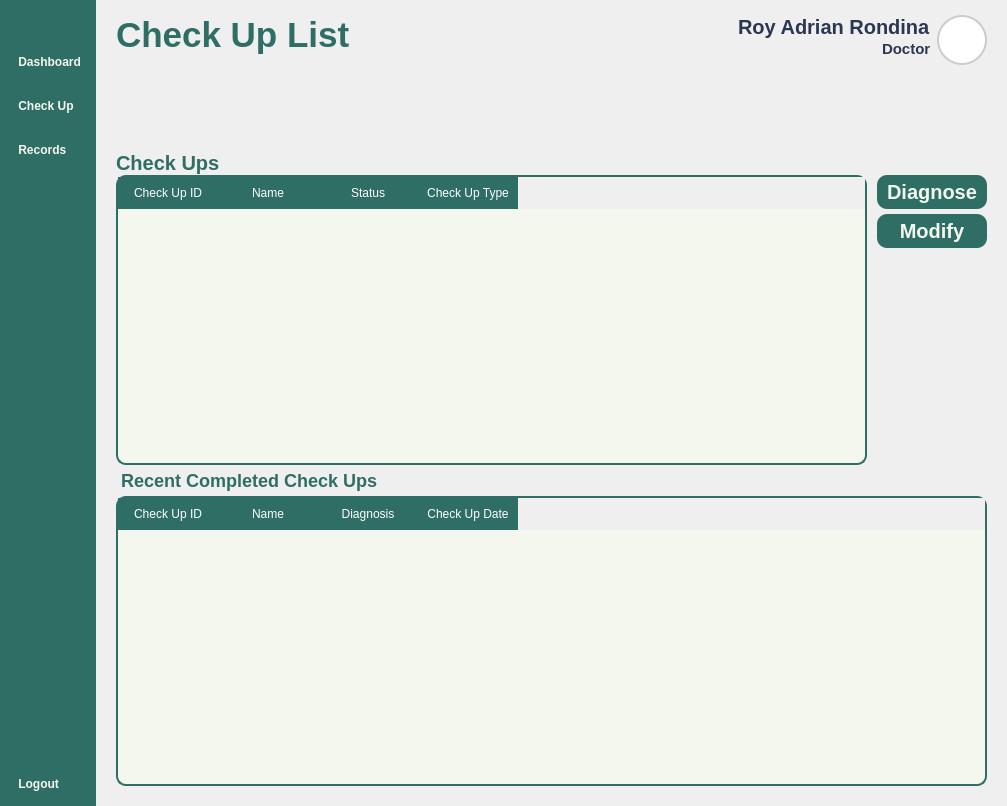
<?xml version="1.0" encoding="UTF-8"?>
<ui version="4.0">
 <class>Form</class>
 <widget class="QWidget" name="Form">
  <property name="geometry">
   <rect>
    <x>0</x>
    <y>0</y>
    <width>1007</width>
    <height>806</height>
   </rect>
  </property>
  <property name="windowTitle">
   <string>Form</string>
  </property>
  <property name="styleSheet">
   <string notr="true">*{
	padding: 0px;
	margin: 0px;
	border: 0px;
}
QPushButton {
	font: 900 17pt &quot;Satoshi Black&quot;;
	background-color: transparent;
 	border-radius: 10px;
	font-weight: bold;
	color: #F4F7ED;
	text-align: left;
	padding: 5px 5px;
}
#NavBar {
    background-color: #2E6E65; 
}
QLabel {
	font: 900 10pt &quot;Satoshi Black&quot;;
	font-size: 20px;
	font-weight: bold;
	color: #2E6E65;
	qproperty-alignment: 'AlignLeft';
    qproperty-wordWrap: true;
	background: transparent;
}

</string>
  </property>
  <layout class="QHBoxLayout" name="horizontalLayout">
   <property name="spacing">
    <number>0</number>
   </property>
   <property name="leftMargin">
    <number>0</number>
   </property>
   <property name="topMargin">
    <number>0</number>
   </property>
   <property name="rightMargin">
    <number>0</number>
   </property>
   <property name="bottomMargin">
    <number>0</number>
   </property>
   <item>
    <widget class="QWidget" name="NavBar" native="true">
     <property name="sizePolicy">
      <sizepolicy hsizetype="Preferred" vsizetype="Expanding">
       <horstretch>0</horstretch>
       <verstretch>0</verstretch>
      </sizepolicy>
     </property>
     <layout class="QVBoxLayout" name="verticalLayout">
      <property name="spacing">
       <number>6</number>
      </property>
      <property name="leftMargin">
       <number>10</number>
      </property>
      <property name="topMargin">
       <number>10</number>
      </property>
      <property name="rightMargin">
       <number>10</number>
      </property>
      <property name="bottomMargin">
       <number>10</number>
      </property>
      <item>
       <widget class="QPushButton" name="DashBoardButton">
        <property name="text">
         <string/>
        </property>
        <property name="icon">
         <iconset resource="../Images/resources.qrc">
          <normaloff>:/icons/icons/align-justify.svg</normaloff>:/icons/icons/align-justify.svg</iconset>
        </property>
        <property name="iconSize">
         <size>
          <width>40</width>
          <height>40</height>
         </size>
        </property>
       </widget>
      </item>
      <item>
       <spacer name="verticalSpacer">
        <property name="orientation">
         <enum>Qt::Vertical</enum>
        </property>
        <property name="sizeType">
         <enum>QSizePolicy::Fixed</enum>
        </property>
        <property name="sizeHint" stdset="0">
         <size>
          <width>20</width>
          <height>10</height>
         </size>
        </property>
       </spacer>
      </item>
      <item>
       <layout class="QVBoxLayout" name="MainButtons">
        <property name="spacing">
         <number>20</number>
        </property>
        <property name="sizeConstraint">
         <enum>QLayout::SetNoConstraint</enum>
        </property>
        <item>
         <widget class="QPushButton" name="DashboardButton">
          <property name="text">
           <string> Dashboard</string>
          </property>
          <property name="icon">
           <iconset resource="../Images/resources.qrc">
            <normaloff>:/icons/icons/layout-dashboard.svg</normaloff>:/icons/icons/layout-dashboard.svg</iconset>
          </property>
          <property name="iconSize">
           <size>
            <width>40</width>
            <height>40</height>
           </size>
          </property>
         </widget>
        </item>
        <item>
         <widget class="QPushButton" name="CheckUpButton">
          <property name="styleSheet">
           <string notr="true">QPushButton{
	font: 900 20pt &quot;Satoshi Black&quot;;	
}
</string>
          </property>
          <property name="text">
           <string> Check Up</string>
          </property>
          <property name="icon">
           <iconset resource="../Images/resources.qrc">
            <normaloff>:/icons/icons/square-pen.svg</normaloff>:/icons/icons/square-pen.svg</iconset>
          </property>
          <property name="iconSize">
           <size>
            <width>40</width>
            <height>40</height>
           </size>
          </property>
         </widget>
        </item>
        <item>
         <widget class="QPushButton" name="RecordsButton">
          <property name="styleSheet">
           <string notr="true"/>
          </property>
          <property name="text">
           <string> Records</string>
          </property>
          <property name="icon">
           <iconset resource="../Images/resources.qrc">
            <normaloff>:/icons/icons/file-text.svg</normaloff>:/icons/icons/file-text.svg</iconset>
          </property>
          <property name="iconSize">
           <size>
            <width>40</width>
            <height>40</height>
           </size>
          </property>
         </widget>
        </item>
       </layout>
      </item>
      <item>
       <spacer name="verticalSpacer_2">
        <property name="orientation">
         <enum>Qt::Vertical</enum>
        </property>
        <property name="sizeType">
         <enum>QSizePolicy::Expanding</enum>
        </property>
        <property name="sizeHint" stdset="0">
         <size>
          <width>20</width>
          <height>40</height>
         </size>
        </property>
       </spacer>
      </item>
      <item>
       <layout class="QVBoxLayout" name="verticalLayout_2">
        <property name="sizeConstraint">
         <enum>QLayout::SetNoConstraint</enum>
        </property>
        <item>
         <widget class="QPushButton" name="pushButton_4">
          <property name="text">
           <string> Logout</string>
          </property>
          <property name="icon">
           <iconset resource="../Images/resources.qrc">
            <normaloff>:/icons/icons/log-out.svg</normaloff>:/icons/icons/log-out.svg</iconset>
          </property>
          <property name="iconSize">
           <size>
            <width>40</width>
            <height>40</height>
           </size>
          </property>
         </widget>
        </item>
       </layout>
      </item>
     </layout>
    </widget>
   </item>
   <item>
    <widget class="QFrame" name="MainBodyContainer">
     <property name="sizePolicy">
      <sizepolicy hsizetype="Expanding" vsizetype="Preferred">
       <horstretch>0</horstretch>
       <verstretch>0</verstretch>
      </sizepolicy>
     </property>
     <property name="styleSheet">
      <string notr="true">#Header {
	padding: 10px 20px;
padding-top: 15px;
}
QLabel {
    padding: 0px; 
}
#UserType {
	font: 300 10pt &quot;Lexend Light&quot;;
	font-size: 15px;
	color: #2B3752;
}
#UserName {
	font: 600 10pt &quot;Lexend SemiBold&quot;;
	font-size: 20px;
	color: #2B3752;
}
#InterfaceTitle{
	font-size: 35px;
}
QGraphicsView {
    border: 2px solid #ccc; 
    border-radius: 25px;
    background: white; 
}
</string>
     </property>
     <property name="frameShape">
      <enum>QFrame::StyledPanel</enum>
     </property>
     <property name="frameShadow">
      <enum>QFrame::Raised</enum>
     </property>
     <layout class="QVBoxLayout" name="verticalLayout_3">
      <property name="leftMargin">
       <number>0</number>
      </property>
      <property name="topMargin">
       <number>0</number>
      </property>
      <property name="rightMargin">
       <number>0</number>
      </property>
      <property name="bottomMargin">
       <number>0</number>
      </property>
      <item>
       <widget class="QFrame" name="Header">
        <property name="frameShape">
         <enum>QFrame::StyledPanel</enum>
        </property>
        <property name="frameShadow">
         <enum>QFrame::Raised</enum>
        </property>
        <layout class="QHBoxLayout" name="horizontalLayout_2">
         <property name="leftMargin">
          <number>0</number>
         </property>
         <property name="topMargin">
          <number>0</number>
         </property>
         <property name="rightMargin">
          <number>0</number>
         </property>
         <property name="bottomMargin">
          <number>0</number>
         </property>
         <item>
          <widget class="QLabel" name="InterfaceTitle">
           <property name="layoutDirection">
            <enum>Qt::LeftToRight</enum>
           </property>
           <property name="text">
            <string>Check Up List</string>
           </property>
           <property name="alignment">
            <set>Qt::AlignLeading</set>
           </property>
          </widget>
         </item>
         <item>
          <layout class="QHBoxLayout" name="UserPanel">
           <property name="rightMargin">
            <number>0</number>
           </property>
           <item>
            <layout class="QVBoxLayout" name="UserInfo">
             <property name="spacing">
              <number>0</number>
             </property>
             <item alignment="Qt::AlignRight">
              <widget class="QLabel" name="UserName">
               <property name="text">
                <string>Roy Adrian Rondina</string>
               </property>
               <property name="alignment">
                <set>Qt::AlignLeading</set>
               </property>
              </widget>
             </item>
             <item alignment="Qt::AlignRight">
              <widget class="QLabel" name="UserType">
               <property name="text">
                <string>Doctor</string>
               </property>
               <property name="alignment">
                <set>Qt::AlignLeading</set>
               </property>
              </widget>
             </item>
            </layout>
           </item>
           <item>
            <widget class="QFrame" name="Profile">
             <property name="sizePolicy">
              <sizepolicy hsizetype="Fixed" vsizetype="Fixed">
               <horstretch>0</horstretch>
               <verstretch>0</verstretch>
              </sizepolicy>
             </property>
             <property name="minimumSize">
              <size>
               <width>50</width>
               <height>50</height>
              </size>
             </property>
             <property name="maximumSize">
              <size>
               <width>50</width>
               <height>50</height>
              </size>
             </property>
             <property name="frameShape">
              <enum>QFrame::StyledPanel</enum>
             </property>
             <property name="frameShadow">
              <enum>QFrame::Raised</enum>
             </property>
             <layout class="QVBoxLayout" name="verticalLayout_4">
              <property name="spacing">
               <number>0</number>
              </property>
              <property name="leftMargin">
               <number>0</number>
              </property>
              <property name="topMargin">
               <number>0</number>
              </property>
              <property name="rightMargin">
               <number>0</number>
              </property>
              <property name="bottomMargin">
               <number>0</number>
              </property>
              <item>
               <widget class="QGraphicsView" name="ProfilePic">
                <property name="enabled">
                 <bool>true</bool>
                </property>
                <property name="sizePolicy">
                 <sizepolicy hsizetype="Preferred" vsizetype="Preferred">
                  <horstretch>0</horstretch>
                  <verstretch>0</verstretch>
                 </sizepolicy>
                </property>
                <property name="minimumSize">
                 <size>
                  <width>0</width>
                  <height>0</height>
                 </size>
                </property>
               </widget>
              </item>
             </layout>
            </widget>
           </item>
          </layout>
         </item>
        </layout>
       </widget>
      </item>
      <item>
       <widget class="QFrame" name="MainBody">
        <property name="sizePolicy">
         <sizepolicy hsizetype="Preferred" vsizetype="Expanding">
          <horstretch>0</horstretch>
          <verstretch>0</verstretch>
         </sizepolicy>
        </property>
        <property name="styleSheet">
         <string notr="true">#SearchBar {
	border: 2px solid #2E6E65;
	border-radius: 15px;
	text-align: center;
	background-color: transparent;
}

QComboBox {
    background-color: #b5cecb;
    font-size: 15px;
    color: #1b3b3a;
    border-radius: 10px;
    padding: 5px 10px;
    border: 1px solid #2E6E65;
}

QComboBox::drop-down {
    background: transparent;
    border: none;
    width: 20px;
}

#SeeAllButton {
	text-align: right;
	color: #2E6E65;
	font-size: 18px
}
</string>
        </property>
        <property name="frameShape">
         <enum>QFrame::StyledPanel</enum>
        </property>
        <property name="frameShadow">
         <enum>QFrame::Raised</enum>
        </property>
        <layout class="QVBoxLayout" name="verticalLayout_6">
         <property name="spacing">
          <number>0</number>
         </property>
         <property name="leftMargin">
          <number>20</number>
         </property>
         <property name="topMargin">
          <number>0</number>
         </property>
         <property name="rightMargin">
          <number>20</number>
         </property>
         <property name="bottomMargin">
          <number>20</number>
         </property>
         <item>
          <widget class="QFrame" name="SearchBarContainer">
           <property name="sizePolicy">
            <sizepolicy hsizetype="Preferred" vsizetype="Expanding">
             <horstretch>0</horstretch>
             <verstretch>0</verstretch>
            </sizepolicy>
           </property>
           <property name="maximumSize">
            <size>
             <width>16777215</width>
             <height>70</height>
            </size>
           </property>
           <property name="frameShape">
            <enum>QFrame::StyledPanel</enum>
           </property>
           <property name="frameShadow">
            <enum>QFrame::Raised</enum>
           </property>
           <layout class="QHBoxLayout" name="horizontalLayout_3">
            <property name="leftMargin">
             <number>11</number>
            </property>
            <property name="topMargin">
             <number>11</number>
            </property>
            <property name="rightMargin">
             <number>11</number>
            </property>
            <property name="bottomMargin">
             <number>11</number>
            </property>
           </layout>
          </widget>
         </item>
         <item>
          <widget class="QLabel" name="CheckUpLabel">
           <property name="text">
            <string>Check Ups</string>
           </property>
          </widget>
         </item>
         <item>
          <widget class="QFrame" name="frame">
           <property name="styleSheet">
            <string notr="true">QPushButton {
	font: 900 10pt &quot;Satoshi Black&quot;;
	background-color:  #2E6E65;
	border-radius: 10px;
	font-weight: bold;
	font-size: 20px;
	color: #F4F7ED;
	text-align: center;
}</string>
           </property>
           <property name="frameShape">
            <enum>QFrame::StyledPanel</enum>
           </property>
           <property name="frameShadow">
            <enum>QFrame::Raised</enum>
           </property>
           <layout class="QHBoxLayout" name="horizontalLayout_5">
            <property name="spacing">
             <number>10</number>
            </property>
            <property name="leftMargin">
             <number>0</number>
            </property>
            <property name="topMargin">
             <number>0</number>
            </property>
            <property name="rightMargin">
             <number>0</number>
            </property>
            <property name="bottomMargin">
             <number>0</number>
            </property>
            <item>
             <widget class="QTableWidget" name="AcceptedCheckUp">
              <property name="sizePolicy">
               <sizepolicy hsizetype="Expanding" vsizetype="Expanding">
                <horstretch>0</horstretch>
                <verstretch>0</verstretch>
               </sizepolicy>
              </property>
              <property name="styleSheet">
               <string notr="true">QTableWidget {
	background-color: #F4F7ED;
	gridline-color: transparent;
	border-radius: 10px;
	border: 2px solid #2E6E65;
}
QTableWidget::item {
	border: none;
	font: 16pt &quot;Lexend&quot;;
}
QTableWidget::item:selected {
	background-color: rgba(46, 110, 101, 0.3);
}
QTableWidget QHeaderView::section {
	background-color: #2E6E65;
	color: white;
	padding: 5px;
	font: 18px &quot;Lexend Medium&quot;;
	border: 2px solid #2E6E65;
}</string>
              </property>
              <column>
               <property name="text">
                <string>Check Up ID</string>
               </property>
              </column>
              <column>
               <property name="text">
                <string>Name</string>
               </property>
              </column>
              <column>
               <property name="text">
                <string>Status</string>
               </property>
              </column>
              <column>
               <property name="text">
                <string>Check Up Type</string>
               </property>
              </column>
             </widget>
            </item>
            <item alignment="Qt::AlignTop">
             <widget class="QFrame" name="frame_2">
              <property name="sizePolicy">
               <sizepolicy hsizetype="Fixed" vsizetype="Preferred">
                <horstretch>0</horstretch>
                <verstretch>0</verstretch>
               </sizepolicy>
              </property>
              <property name="minimumSize">
               <size>
                <width>110</width>
                <height>0</height>
               </size>
              </property>
              <property name="maximumSize">
               <size>
                <width>110</width>
                <height>16777215</height>
               </size>
              </property>
              <property name="frameShape">
               <enum>QFrame::StyledPanel</enum>
              </property>
              <property name="frameShadow">
               <enum>QFrame::Raised</enum>
              </property>
              <layout class="QVBoxLayout" name="verticalLayout_5">
               <property name="spacing">
                <number>5</number>
               </property>
               <property name="leftMargin">
                <number>0</number>
               </property>
               <property name="topMargin">
                <number>0</number>
               </property>
               <property name="rightMargin">
                <number>0</number>
               </property>
               <property name="bottomMargin">
                <number>0</number>
               </property>
               <item>
                <widget class="QPushButton" name="DiagnoseButton">
                 <property name="text">
                  <string>Diagnose</string>
                 </property>
                </widget>
               </item>
               <item>
                <widget class="QPushButton" name="ModifyCheckUp">
                 <property name="text">
                  <string>Modify</string>
                 </property>
                </widget>
               </item>
              </layout>
             </widget>
            </item>
           </layout>
          </widget>
         </item>
         <item alignment="Qt::AlignLeft">
          <widget class="QPushButton" name="SeeAllButton">
           <property name="styleSheet">
            <string notr="true">QPushButton {
text-allign: left;
}</string>
           </property>
           <property name="text">
            <string>Recent Completed Check Ups</string>
           </property>
          </widget>
         </item>
         <item>
          <widget class="QTableWidget" name="DoneTable">
           <property name="styleSheet">
            <string notr="true">QTableWidget {
	background-color: #F4F7ED;
	gridline-color: transparent;
	border-radius: 10px;
	border: 2px solid #2E6E65;
}
QTableWidget::item {
	border: none;
	font: 16pt &quot;Lexend&quot;;
}
QTableWidget::item:selected {
	background-color: rgba(46, 110, 101, 0.3);
}
QTableWidget QHeaderView::section {
	background-color: #2E6E65;
	color: white;
	padding: 5px;
	font: 18px &quot;Lexend Medium&quot;;
	border: 2px solid #2E6E65;
}</string>
           </property>
           <column>
            <property name="text">
             <string>Check Up ID</string>
            </property>
           </column>
           <column>
            <property name="text">
             <string>Name</string>
            </property>
           </column>
           <column>
            <property name="text">
             <string>Diagnosis</string>
            </property>
           </column>
           <column>
            <property name="text">
             <string>Check Up Date</string>
            </property>
           </column>
          </widget>
         </item>
        </layout>
       </widget>
      </item>
     </layout>
    </widget>
   </item>
  </layout>
 </widget>
 <resources>
  <include location="../Images/resources.qrc"/>
 </resources>
 <connections/>
</ui>
